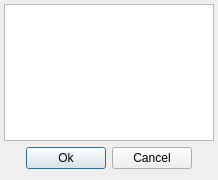
<?xml version="1.0" encoding="UTF-8"?>
<ui version="4.0">
 <class>Dialog</class>
 <widget class="QDialog" name="Dialog">
  <property name="geometry">
   <rect>
    <x>0</x>
    <y>0</y>
    <width>218</width>
    <height>180</height>
   </rect>
  </property>
  <property name="windowTitle">
   <string>Dialog</string>
  </property>
  <layout class="QGridLayout" name="gridLayout">
   <property name="leftMargin">
    <number>4</number>
   </property>
   <property name="topMargin">
    <number>4</number>
   </property>
   <property name="rightMargin">
    <number>4</number>
   </property>
   <item row="0" column="0">
    <widget class="QPlainTextEdit" name="reasonText"/>
   </item>
   <item row="1" column="0">
    <layout class="QHBoxLayout" name="horizontalLayout">
     <item>
      <spacer name="horizontalSpacer">
       <property name="orientation">
        <enum>Qt::Horizontal</enum>
       </property>
       <property name="sizeHint" stdset="0">
        <size>
         <width>40</width>
         <height>20</height>
        </size>
       </property>
      </spacer>
     </item>
     <item>
      <widget class="QPushButton" name="okButton">
       <property name="text">
        <string>Ok</string>
       </property>
      </widget>
     </item>
     <item>
      <widget class="QPushButton" name="cancelButton">
       <property name="text">
        <string>Cancel</string>
       </property>
      </widget>
     </item>
     <item>
      <spacer name="horizontalSpacer_2">
       <property name="orientation">
        <enum>Qt::Horizontal</enum>
       </property>
       <property name="sizeHint" stdset="0">
        <size>
         <width>40</width>
         <height>20</height>
        </size>
       </property>
      </spacer>
     </item>
    </layout>
   </item>
  </layout>
 </widget>
 <resources/>
 <connections>
  <connection>
   <sender>cancelButton</sender>
   <signal>clicked()</signal>
   <receiver>Dialog</receiver>
   <slot>reject()</slot>
   <hints>
    <hint type="sourcelabel">
     <x>152</x>
     <y>170</y>
    </hint>
    <hint type="destinationlabel">
     <x>203</x>
     <y>149</y>
    </hint>
   </hints>
  </connection>
 </connections>
</ui>
